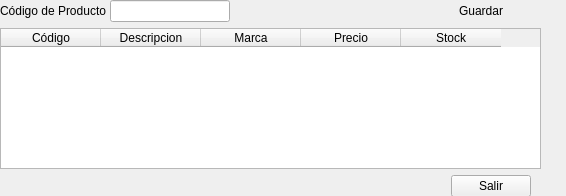
<?xml version="1.0" encoding="UTF-8"?>
<ui version="4.0">
 <class>ui_item_posicion</class>
 <widget class="QWidget" name="ui_item_posicion">
  <property name="geometry">
   <rect>
    <x>0</x>
    <y>0</y>
    <width>566</width>
    <height>196</height>
   </rect>
  </property>
  <property name="windowTitle">
   <string>Form</string>
  </property>
  <widget class="QWidget" name="layoutWidget">
   <property name="geometry">
    <rect>
     <x>0</x>
     <y>0</y>
     <width>561</width>
     <height>197</height>
    </rect>
   </property>
   <layout class="QGridLayout" name="gridLayout_18">
    <property name="spacing">
     <number>6</number>
    </property>
    <item row="0" column="0">
     <layout class="QGridLayout" name="gridLayout_17"/>
    </item>
    <item row="2" column="0">
     <layout class="QGridLayout" name="gridLayout_12">
      <property name="horizontalSpacing">
       <number>0</number>
      </property>
      <item row="0" column="1">
       <widget class="QPushButton" name="pushButton_salir">
        <property name="text">
         <string>Salir</string>
        </property>
       </widget>
      </item>
      <item row="0" column="2">
       <spacer name="horizontalSpacer_4">
        <property name="orientation">
         <enum>Qt::Horizontal</enum>
        </property>
        <property name="sizeType">
         <enum>QSizePolicy::Fixed</enum>
        </property>
        <property name="sizeHint" stdset="0">
         <size>
          <width>30</width>
          <height>20</height>
         </size>
        </property>
       </spacer>
      </item>
      <item row="0" column="0">
       <spacer name="horizontalSpacer_2">
        <property name="orientation">
         <enum>Qt::Horizontal</enum>
        </property>
        <property name="sizeHint" stdset="0">
         <size>
          <width>668</width>
          <height>20</height>
         </size>
        </property>
       </spacer>
      </item>
     </layout>
    </item>
    <item row="1" column="0">
     <layout class="QGridLayout" name="gridLayout_15">
      <item row="0" column="0">
       <layout class="QGridLayout" name="gridLayout_13">
        <item row="0" column="0">
         <layout class="QGridLayout" name="gridLayout_10">
          <property name="horizontalSpacing">
           <number>0</number>
          </property>
          <item row="2" column="3">
           <widget class="QPushButton" name="pushButton_deleteProducto">
            <property name="text">
             <string/>
            </property>
            <property name="icon">
             <iconset resource="../Icons/Icons.qrc">
              <normaloff>:/Icons/1349716428_trash.png</normaloff>:/Icons/1349716428_trash.png</iconset>
            </property>
            <property name="flat">
             <bool>true</bool>
            </property>
           </widget>
          </item>
          <item row="2" column="6">
           <spacer name="horizontalSpacer">
            <property name="orientation">
             <enum>Qt::Horizontal</enum>
            </property>
            <property name="sizeType">
             <enum>QSizePolicy::Fixed</enum>
            </property>
            <property name="sizeHint" stdset="0">
             <size>
              <width>40</width>
              <height>20</height>
             </size>
            </property>
           </spacer>
          </item>
          <item row="2" column="1">
           <widget class="QLineEdit" name="lineEdit_codigoProducto">
            <property name="sizePolicy">
             <sizepolicy hsizetype="Fixed" vsizetype="Fixed">
              <horstretch>0</horstretch>
              <verstretch>0</verstretch>
             </sizepolicy>
            </property>
            <property name="minimumSize">
             <size>
              <width>120</width>
              <height>0</height>
             </size>
            </property>
            <property name="maximumSize">
             <size>
              <width>120</width>
              <height>16777215</height>
             </size>
            </property>
           </widget>
          </item>
          <item row="2" column="2">
           <widget class="QPushButton" name="pushButton_addProducto">
            <property name="text">
             <string/>
            </property>
            <property name="icon">
             <iconset resource="../Icons/Icons.qrc">
              <normaloff>:/Icons/1349716423_sq_plus.png</normaloff>:/Icons/1349716423_sq_plus.png</iconset>
            </property>
            <property name="flat">
             <bool>true</bool>
            </property>
           </widget>
          </item>
          <item row="2" column="0">
           <widget class="QLabel" name="label_8">
            <property name="text">
             <string>Código de Producto </string>
            </property>
           </widget>
          </item>
          <item row="2" column="4">
           <spacer name="horizontalSpacer_3">
            <property name="orientation">
             <enum>Qt::Horizontal</enum>
            </property>
            <property name="sizeHint" stdset="0">
             <size>
              <width>40</width>
              <height>20</height>
             </size>
            </property>
           </spacer>
          </item>
          <item row="2" column="5">
           <widget class="QPushButton" name="pushButton_guardar">
            <property name="text">
             <string>Guardar</string>
            </property>
            <property name="flat">
             <bool>true</bool>
            </property>
           </widget>
          </item>
         </layout>
        </item>
       </layout>
      </item>
      <item row="1" column="0">
       <layout class="QGridLayout" name="gridLayout_14">
        <property name="horizontalSpacing">
         <number>0</number>
        </property>
        <item row="0" column="0">
         <widget class="QTableWidget" name="tableWidget_list_productos">
          <column>
           <property name="text">
            <string>Código</string>
           </property>
          </column>
          <column>
           <property name="text">
            <string>Descripcion</string>
           </property>
          </column>
          <column>
           <property name="text">
            <string>Marca</string>
           </property>
          </column>
          <column>
           <property name="text">
            <string>Precio</string>
           </property>
          </column>
          <column>
           <property name="text">
            <string>Stock</string>
           </property>
          </column>
         </widget>
        </item>
        <item row="0" column="1">
         <layout class="QGridLayout" name="gridLayout_11">
          <item row="1" column="0">
           <spacer name="verticalSpacer">
            <property name="orientation">
             <enum>Qt::Vertical</enum>
            </property>
            <property name="sizeHint" stdset="0">
             <size>
              <width>20</width>
              <height>208</height>
             </size>
            </property>
           </spacer>
          </item>
         </layout>
        </item>
       </layout>
      </item>
     </layout>
    </item>
   </layout>
  </widget>
 </widget>
 <resources>
  <include location="../Icons/Icons.qrc"/>
 </resources>
 <connections/>
</ui>
